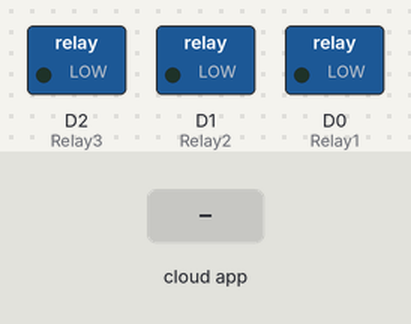
Bench run of a sketch on a simulated ESP8266 (NodeMCU). Shown: switched loads named in the sketch (green lamp = pin HIGH). The inputs (shaded band) are chosen by the test bench. WiFi joins after 1.5 s; servers stay silent unless stated; no MQTT or app messages arrive unless stated; what the sketch prints to the serial monitor is not drawn.

Above: at 3.0 s.
3.1 s: the phone or cloud app sets light to 0
At 3.5 s:
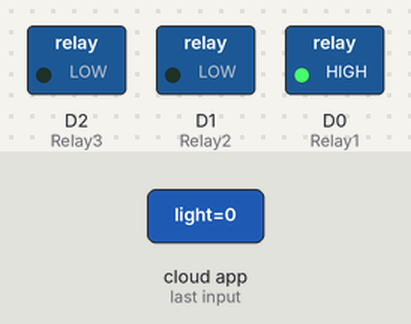
4.6 s: the phone or cloud app sets switch to 0
At 5.8 s:
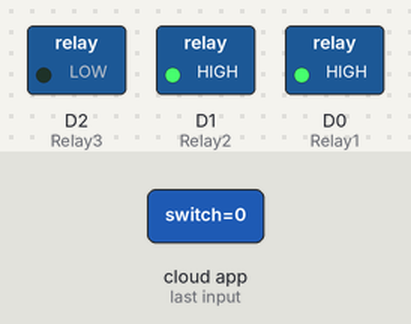
6.1 s: the phone or cloud app sets fan to 0
At 7.2 s:
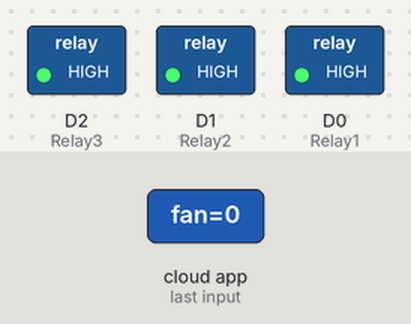
7.6 s: the phone or cloud app sets light to 1
At 8.8 s:
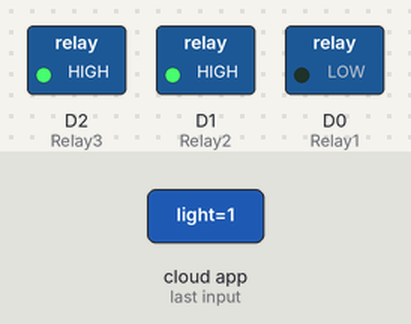
9.1 s: the phone or cloud app sets fan to 1
At 10.1 s:
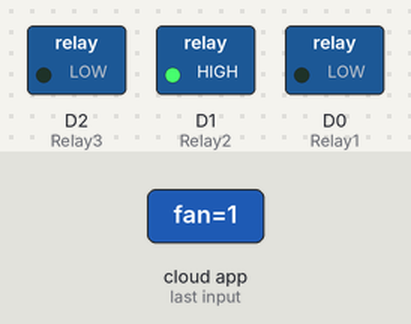
10.6 s: the phone or cloud app sets switch to 1
At 11.3 s:
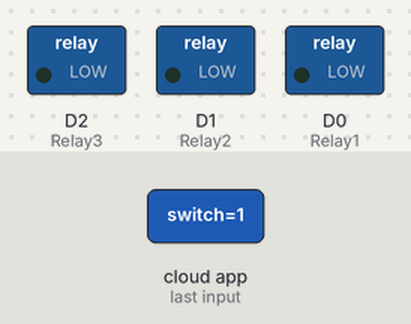
Timing chart, 0 to 13.1 s (numbered marks = the images above; inputs shaded):
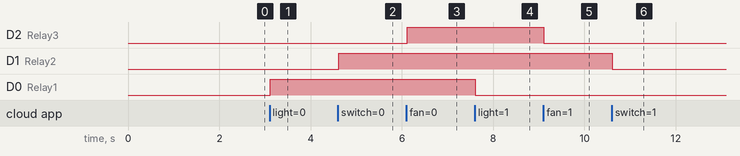

Measured:
- after the input at 3.1 s, D0 (Relay1): LOW → HIGH at once
- after the input at 4.6 s, D1 (Relay2): LOW → HIGH at once
- after the input at 6.1 s, D2 (Relay3): LOW → HIGH at once
- after the input at 7.6 s, D0 (Relay1): HIGH → LOW at once
- after the input at 9.1 s, D2 (Relay3): HIGH → LOW at once
- after the input at 10.6 s, D1 (Relay2): HIGH → LOW at once

The sketch:

Automation_System.ino
```cpp
#include <ESP8266WiFi.h>
#include "Adafruit_MQTT.h"
#include "Adafruit_MQTT_Client.h"

#define BLYNK_PRINT Serial
#include <BlynkSimpleEsp8266.h>

#define Relay1            D0
#define Relay2            D1
#define Relay3            D2

char auth[] = "19ce6900c64140cd8bdc9063a5bb9884";

#define WLAN_SSID       "Deena's Tablet"             // Your SSID
#define WLAN_PASS       "deenukatab"        // Your password

/************************* Adafruit.io Setup *********************************/

#define AIO_SERVER      "io.adafruit.com"
#define AIO_SERVERPORT  1883                   // use 8883 for SSL
#define AIO_USERNAME    "ls8835099"            // Replace it with your username
#define AIO_KEY         "a621f61bfd2e4b1f84aaf68f4bd93409"   // Replace with your Project Auth Key

/************ Global State (you don't need to change this!) ******************/

// Create an ESP8266 WiFiClient class to connect to the MQTT server.
WiFiClient client;
// or... use WiFiFlientSecure for SSL
//WiFiClientSecure client;

// Setup the MQTT client class by passing in the WiFi client and MQTT server and login details.
Adafruit_MQTT_Client mqtt(&client, AIO_SERVER, AIO_SERVERPORT, AIO_USERNAME, AIO_KEY);

/****************************** Feeds ***************************************/


// Setup a feed called 'onoff' for subscribing to changes.
Adafruit_MQTT_Subscribe Light1 = Adafruit_MQTT_Subscribe(&mqtt, AIO_USERNAME"/feeds/light"); // FeedName
Adafruit_MQTT_Subscribe fan1 = Adafruit_MQTT_Subscribe(&mqtt, AIO_USERNAME"/feeds/fan"); // FeedName
Adafruit_MQTT_Subscribe switch1 = Adafruit_MQTT_Subscribe(&mqtt, AIO_USERNAME"/feeds/switch"); // FeedName

void MQTT_connect();

void setup() {
  Serial.begin(115200);

  pinMode(Relay1, OUTPUT);
  pinMode(Relay2, OUTPUT);
  pinMode(Relay3, OUTPUT);

  // Connect to WiFi access point.
  Serial.println(); Serial.println();
  Serial.print("Connecting to ");
  Serial.println(WLAN_SSID);

  WiFi.begin(WLAN_SSID, WLAN_PASS);
  while (WiFi.status() != WL_CONNECTED) {
    delay(500);
    Serial.print(".");
  }
  Serial.println();

  Serial.println("WiFi connected");
  Serial.println("IP address: ");
  Serial.println(WiFi.localIP());


  // Setup MQTT subscription for onoff feed.
  mqtt.subscribe(&Light1);
  mqtt.subscribe(&fan1);
  mqtt.subscribe(&switch1);

  Blynk.begin(auth, WLAN_SSID, WLAN_PASS);
}

void loop() {

  Blynk.run();

  MQTT_connect();

  Adafruit_MQTT_Subscribe *subscription;
  while ((subscription = mqtt.readSubscription(5000))) {
    if (subscription == &Light1) {
      Serial.print(F("Got: "));
      Serial.println((char *)Light1.lastread);
      int Light1_State = atoi((char *)Light1.lastread);
      digitalWrite(Relay1, !(Light1_State));

    }
    if (subscription == &switch1) {
      Serial.print(F("Got: "));
      Serial.println((char *)fan1.lastread);
      int switch1_State = atoi((char *)fan1.lastread);
      digitalWrite(Relay2, !(switch1_State));

    }
    if (subscription == &fan1) {
      Serial.print(F("Got: "));
      Serial.println((char *)fan1.lastread);
      int fan1_State = atoi((char *)fan1.lastread);
      digitalWrite(Relay3, !(fan1_State));

    }
  }
}

void MQTT_connect() {
  int8_t ret;

  // Stop if already connected.
  if (mqtt.connected()) {
    return;
  }

  Serial.print("Connecting to MQTT... ");

  uint8_t retries = 3;

  while ((ret = mqtt.connect()) != 0) { // connect will return 0 for connected
    Serial.println(mqtt.connectErrorString(ret));
    Serial.println("Retrying MQTT connection in 5 seconds...");
    mqtt.disconnect();
    delay(5000);  // wait 5 seconds
    retries--;
    if (retries == 0) {
      // basically die and wait for WDT to reset me
      while (1);
    }
  }
  Serial.println("MQTT Connected!");

}
```
